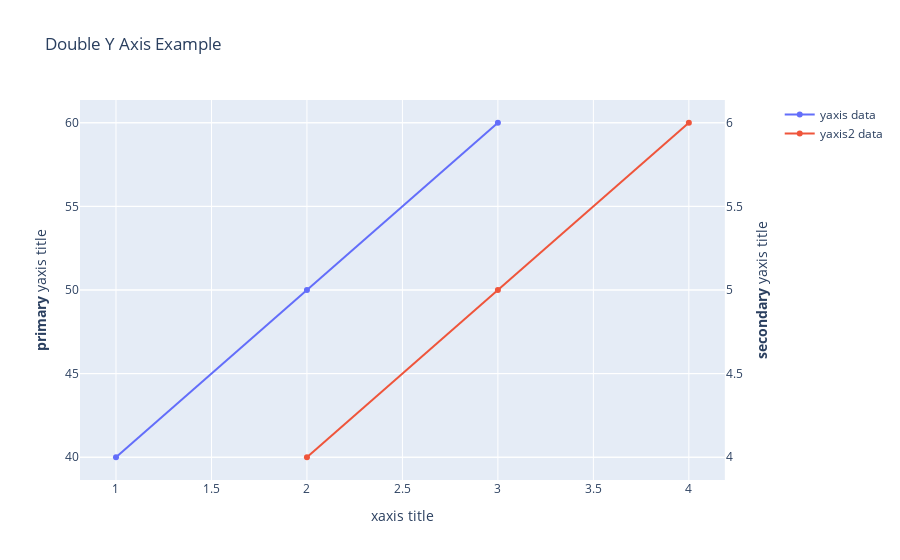

The notebook cell saved with this chart:
### Code cell
fig = make_subplots(specs=[[{"secondary_y": True}]])

# Add traces
fig.add_trace(
    go.Scatter(x=[1, 2, 3], y=[40, 50, 60], name="yaxis data"),
    secondary_y=False,
)

fig.add_trace(
    go.Scatter(x=[2, 3, 4], y=[4, 5, 6], name="yaxis2 data"),
    secondary_y=True,
)

# Add figure title
fig.update_layout(
    title_text="Double Y Axis Example"
)

# Set x-axis title
fig.update_xaxes(title_text="xaxis title")

# Set y-axes titles
fig.update_yaxes(title_text="<b>primary</b> yaxis title", secondary_y=False)
fig.update_yaxes(title_text="<b>secondary</b> yaxis title", secondary_y=True)

fig.show()

### Figure 1 — Plotly figure (JSON) as saved in the notebook; plotly's stock layout.template omitted (floating-point values rounded to 4 significant figures)
{"data": [{"name": "yaxis data", "type": "scatter", "x": [1, 2, 3], "xaxis": "x", "y": [40, 50, 60], "yaxis": "y"}, {"name": "yaxis2 data", "type": "scatter", "x": [2, 3, 4], "xaxis": "x", "y": [4, 5, 6], "yaxis": "y2"}], "layout": {"autosize": true, "title": {"text": "Double Y Axis Example"}, "xaxis": {"anchor": "y", "autorange": true, "domain": [0, 0.94], "range": [0.8095, 4.19], "title": {"text": "xaxis title"}, "type": "linear"}, "yaxis": {"anchor": "x", "autorange": true, "domain": [0, 1], "range": [38.35, 61.65], "title": {"text": "<b>primary</b> yaxis title"}, "type": "linear"}, "yaxis2": {"anchor": "x", "autorange": true, "overlaying": "y", "range": [3.835, 6.165], "side": "right", "title": {"text": "<b>secondary</b> yaxis title"}, "type": "linear"}}}
